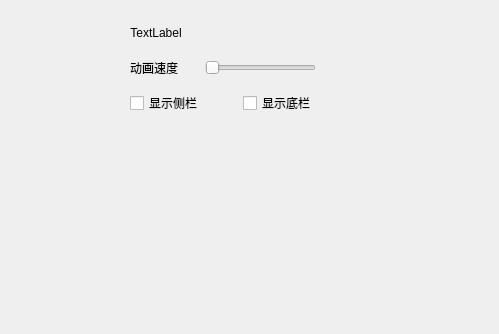
<?xml version="1.0" encoding="UTF-8"?>
<ui version="4.0">
 <class>Form</class>
 <widget class="QWidget" name="Form">
  <property name="geometry">
   <rect>
    <x>0</x>
    <y>0</y>
    <width>499</width>
    <height>334</height>
   </rect>
  </property>
  <property name="windowTitle">
   <string>Form</string>
  </property>
  <widget class="QWidget" name="">
   <property name="geometry">
    <rect>
     <x>130</x>
     <y>21</y>
     <width>186</width>
     <height>94</height>
    </rect>
   </property>
   <layout class="QGridLayout" name="gridLayout">
    <property name="horizontalSpacing">
     <number>23</number>
    </property>
    <property name="verticalSpacing">
     <number>14</number>
    </property>
    <item row="0" column="0">
     <widget class="QLabel" name="label_2">
      <property name="text">
       <string>TextLabel</string>
      </property>
      <property name="alignment">
       <set>Qt::AlignCenter</set>
      </property>
     </widget>
    </item>
    <item row="1" column="0">
     <widget class="QLabel" name="label">
      <property name="text">
       <string>动画速度</string>
      </property>
     </widget>
    </item>
    <item row="1" column="1" colspan="2">
     <widget class="QSlider" name="horizontalSlider">
      <property name="orientation">
       <enum>Qt::Horizontal</enum>
      </property>
     </widget>
    </item>
    <item row="2" column="0" colspan="2">
     <widget class="QCheckBox" name="checkBox">
      <property name="text">
       <string>显示侧栏</string>
      </property>
     </widget>
    </item>
    <item row="2" column="2">
     <widget class="QCheckBox" name="checkBox_2">
      <property name="text">
       <string>显示底栏</string>
      </property>
     </widget>
    </item>
   </layout>
  </widget>
 </widget>
 <resources/>
 <connections/>
</ui>
